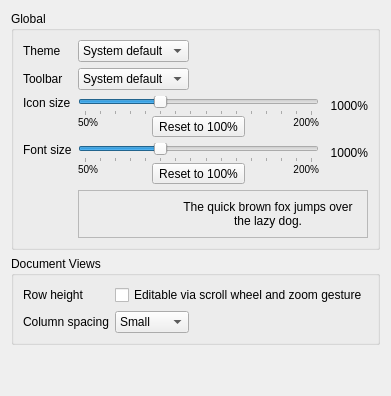
     <widget class="QWidget" name="iface">
      <layout class="QVBoxLayout" name="verticalLayout_5">
       <item>
        <widget class="QGroupBox" name="groupBox_2">
         <property name="title">
          <string>Global</string>
         </property>
         <layout class="QFormLayout" name="formLayout_4">
          <property name="fieldGrowthPolicy">
           <enum>QFormLayout::FieldGrowthPolicy::ExpandingFieldsGrow</enum>
          </property>
          <property name="formAlignment">
           <set>Qt::AlignmentFlag::AlignLeading|Qt::AlignmentFlag::AlignLeft|Qt::AlignmentFlag::AlignTop</set>
          </property>
          <item row="0" column="0">
           <widget class="QLabel" name="label_23">
            <property name="text">
             <string>Theme</string>
            </property>
           </widget>
          </item>
          <item row="0" column="1">
           <widget class="QComboBox" name="w_theme">
            <item>
             <property name="text">
              <string>System default</string>
             </property>
            </item>
            <item>
             <property name="text">
              <string>Light</string>
             </property>
            </item>
            <item>
             <property name="text">
              <string>Dark</string>
             </property>
            </item>
           </widget>
          </item>
          <item row="1" column="0">
           <widget class="QLabel" name="label_15">
            <property name="text">
             <string>Toolbar</string>
            </property>
           </widget>
          </item>
          <item row="1" column="1">
           <widget class="QComboBox" name="w_toolbar_size">
            <item>
             <property name="text">
              <string>System default</string>
             </property>
            </item>
            <item>
             <property name="text">
              <string>Small</string>
             </property>
            </item>
            <item>
             <property name="text">
              <string>Big</string>
             </property>
            </item>
           </widget>
          </item>
          <item row="2" column="0">
           <widget class="QLabel" name="label_14i">
            <property name="text">
             <string>Icon size</string>
            </property>
            <property name="alignment">
             <set>Qt::AlignmentFlag::AlignLeading|Qt::AlignmentFlag::AlignLeft|Qt::AlignmentFlag::AlignTop</set>
            </property>
           </widget>
          </item>
          <item row="2" column="1">
           <layout class="QGridLayout" name="gridLayouti">
            <property name="sizeConstraint">
             <enum>QLayout::SizeConstraint::SetMaximumSize</enum>
            </property>
            <property name="horizontalSpacing">
             <number>11</number>
            </property>
            <property name="verticalSpacing">
             <number>0</number>
            </property>
            <item row="0" column="0" colspan="3">
             <widget class="QSlider" name="w_icon_size">
              <property name="sizePolicy">
               <sizepolicy hsizetype="Expanding" vsizetype="Fixed">
                <horstretch>10</horstretch>
                <verstretch>0</verstretch>
               </sizepolicy>
              </property>
              <property name="minimum">
               <number>5</number>
              </property>
              <property name="maximum">
               <number>20</number>
              </property>
              <property name="singleStep">
               <number>1</number>
              </property>
              <property name="pageStep">
               <number>1</number>
              </property>
              <property name="value">
               <number>10</number>
              </property>
              <property name="orientation">
               <enum>Qt::Orientation::Horizontal</enum>
              </property>
              <property name="tickPosition">
               <enum>QSlider::TickPosition::TicksBelow</enum>
              </property>
              <property name="tickInterval">
               <number>1</number>
              </property>
             </widget>
            </item>
            <item row="0" column="3">
             <widget class="QLabel" name="w_icon_size_percent">
              <property name="sizePolicy">
               <sizepolicy hsizetype="Fixed" vsizetype="Preferred">
                <horstretch>0</horstretch>
                <verstretch>0</verstretch>
               </sizepolicy>
              </property>
              <property name="text">
               <string notr="true">1000%</string>
              </property>
              <property name="alignment">
               <set>Qt::AlignmentFlag::AlignRight|Qt::AlignmentFlag::AlignTrailing|Qt::AlignmentFlag::AlignVCenter</set>
              </property>
             </widget>
            </item>
            <item row="1" column="0">
             <widget class="QLabel" name="label_16i">
              <property name="text">
               <string notr="true">&lt;small&gt;50%&lt;/small&gt;</string>
              </property>
              <property name="alignment">
               <set>Qt::AlignmentFlag::AlignLeading|Qt::AlignmentFlag::AlignLeft|Qt::AlignmentFlag::AlignTop</set>
              </property>
             </widget>
            </item>
            <item row="1" column="1">
             <widget class="QToolButton" name="w_icon_size_reset">
              <property name="text">
               <string>Reset to 100%</string>
              </property>
             </widget>
            </item>
            <item row="1" column="2">
             <widget class="QLabel" name="label_17i">
              <property name="text">
               <string notr="true">&lt;small&gt;200%&lt;/small&gt;</string>
              </property>
              <property name="alignment">
               <set>Qt::AlignmentFlag::AlignRight|Qt::AlignmentFlag::AlignTop|Qt::AlignmentFlag::AlignTrailing</set>
              </property>
             </widget>
            </item>
           </layout>
          </item>
          <item row="3" column="0">
           <widget class="QLabel" name="label_14f">
            <property name="text">
             <string>Font size</string>
            </property>
            <property name="alignment">
             <set>Qt::AlignmentFlag::AlignLeading|Qt::AlignmentFlag::AlignLeft|Qt::AlignmentFlag::AlignTop</set>
            </property>
           </widget>
          </item>
          <item row="3" column="1">
           <layout class="QGridLayout" name="gridLayoutf">
            <property name="sizeConstraint">
             <enum>QLayout::SizeConstraint::SetMaximumSize</enum>
            </property>
            <property name="horizontalSpacing">
             <number>11</number>
            </property>
            <property name="verticalSpacing">
             <number>0</number>
            </property>
            <item row="0" column="0" colspan="3">
             <widget class="QSlider" name="w_font_size">
              <property name="sizePolicy">
               <sizepolicy hsizetype="Expanding" vsizetype="Fixed">
                <horstretch>10</horstretch>
                <verstretch>0</verstretch>
               </sizepolicy>
              </property>
              <property name="minimum">
               <number>5</number>
              </property>
              <property name="maximum">
               <number>20</number>
              </property>
              <property name="singleStep">
               <number>1</number>
              </property>
              <property name="pageStep">
               <number>1</number>
              </property>
              <property name="value">
               <number>10</number>
              </property>
              <property name="orientation">
               <enum>Qt::Orientation::Horizontal</enum>
              </property>
              <property name="tickPosition">
               <enum>QSlider::TickPosition::TicksBelow</enum>
              </property>
              <property name="tickInterval">
               <number>1</number>
              </property>
             </widget>
            </item>
            <item row="0" column="3">
             <widget class="QLabel" name="w_font_size_percent">
              <property name="sizePolicy">
               <sizepolicy hsizetype="Fixed" vsizetype="Preferred">
                <horstretch>0</horstretch>
                <verstretch>0</verstretch>
               </sizepolicy>
              </property>
              <property name="text">
               <string notr="true">1000%</string>
              </property>
              <property name="alignment">
               <set>Qt::AlignmentFlag::AlignRight|Qt::AlignmentFlag::AlignTrailing|Qt::AlignmentFlag::AlignVCenter</set>
              </property>
             </widget>
            </item>
            <item row="1" column="0">
             <widget class="QLabel" name="label_16f">
              <property name="text">
               <string notr="true">&lt;small&gt;50%&lt;/small&gt;</string>
              </property>
              <property name="alignment">
               <set>Qt::AlignmentFlag::AlignLeading|Qt::AlignmentFlag::AlignLeft|Qt::AlignmentFlag::AlignTop</set>
              </property>
             </widget>
            </item>
            <item row="1" column="1">
             <widget class="QToolButton" name="w_font_size_reset">
              <property name="text">
               <string>Reset to 100%</string>
              </property>
             </widget>
            </item>
            <item row="1" column="2">
             <widget class="QLabel" name="label_17f">
              <property name="text">
               <string notr="true">&lt;small&gt;200%&lt;/small&gt;</string>
              </property>
              <property name="alignment">
               <set>Qt::AlignmentFlag::AlignRight|Qt::AlignmentFlag::AlignTop|Qt::AlignmentFlag::AlignTrailing</set>
              </property>
             </widget>
            </item>
           </layout>
          </item>
          <item row="4" column="1">
           <widget class="QFrame" name="w_icon_font_example">
            <property name="sizePolicy">
             <sizepolicy hsizetype="Expanding" vsizetype="Preferred">
              <horstretch>0</horstretch>
              <verstretch>0</verstretch>
             </sizepolicy>
            </property>
            <property name="frameShape">
             <enum>QFrame::Shape::StyledPanel</enum>
            </property>
            <property name="frameShadow">
             <enum>QFrame::Shadow::Raised</enum>
            </property>
            <layout class="QHBoxLayout" name="horizontalLayoutfi">
             <item>
              <widget class="QToolButton" name="w_icon_example_1">
               <property name="icon">
                <iconset theme="edit-find"/>
               </property>
               <property name="autoRaise">
                <bool>true</bool>
               </property>
              </widget>
             </item>
             <item>
              <widget class="QToolButton" name="w_icon_example_2">
               <property name="icon">
                <iconset theme="view-refresh"/>
               </property>
               <property name="autoRaise">
                <bool>true</bool>
               </property>
              </widget>
             </item>
             <item>
              <widget class="QToolButton" name="w_icon_example_3">
               <property name="icon">
                <iconset theme="zoom-fit-best"/>
               </property>
               <property name="autoRaise">
                <bool>true</bool>
               </property>
              </widget>
             </item>
             <item>
              <widget class="QLabel" name="w_font_example">
               <property name="text">
                <string>The quick brown fox jumps over the lazy dog.</string>
               </property>
               <property name="alignment">
                <set>Qt::AlignmentFlag::AlignCenter</set>
               </property>
               <property name="wordWrap">
                <bool>true</bool>
               </property>
              </widget>
             </item>
            </layout>
           </widget>
          </item>
         </layout>
        </widget>
       </item>
       <item>
        <widget class="QGroupBox" name="groupBox_3">
         <property name="title">
          <string>Document Views</string>
         </property>
         <layout class="QFormLayout" name="formLayout_5">
          <property name="fieldGrowthPolicy">
           <enum>QFormLayout::FieldGrowthPolicy::ExpandingFieldsGrow</enum>
          </property>
          <property name="formAlignment">
           <set>Qt::AlignmentFlag::AlignLeading|Qt::AlignmentFlag::AlignLeft|Qt::AlignmentFlag::AlignTop</set>
          </property>
          <item row="0" column="0">
           <widget class="QLabel" name="label_19">
            <property name="text">
             <string>Row height</string>
            </property>
           </widget>
          </item>
          <item row="0" column="1">
           <widget class="QCheckBox" name="w_rowHeight">
            <property name="text">
             <string>Editable via scroll wheel and zoom gesture</string>
            </property>
           </widget>
          </item>
          <item row="1" column="0">
           <widget class="QLabel" name="label_18">
            <property name="text">
             <string>Column spacing</string>
            </property>
           </widget>
          </item>
          <item row="1" column="1">
           <widget class="QComboBox" name="w_columnSpacing">
            <item>
             <property name="text">
              <string>Small</string>
             </property>
            </item>
            <item>
             <property name="text">
              <string>Medium</string>
             </property>
            </item>
            <item>
             <property name="text">
              <string>Large</string>
             </property>
            </item>
           </widget>
          </item>
         </layout>
        </widget>
       </item>
       <item>
        <spacer name="verticalSpacer_6">
         <property name="orientation">
          <enum>Qt::Orientation::Vertical</enum>
         </property>
         <property name="sizeType">
          <enum>QSizePolicy::Policy::Expanding</enum>
         </property>
         <property name="sizeHint" stdset="0">
          <size>
           <width>20</width>
           <height>40</height>
          </size>
         </property>
        </spacer>
       </item>
      </layout>
     </widget>
